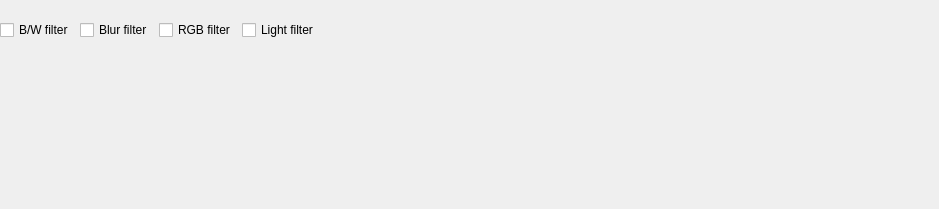
        <widget class="QWidget" name="scrollAreaWidgetContents_2">
         <property name="geometry">
          <rect>
           <x>0</x>
           <y>0</y>
           <width>939</width>
           <height>209</height>
          </rect>
         </property>
         <widget class="QWidget" name="horizontalLayoutWidget">
          <property name="geometry">
           <rect>
            <x>0</x>
            <y>0</y>
            <width>911</width>
            <height>191</height>
           </rect>
          </property>
          <layout class="QHBoxLayout" name="horizontalLayout">
           <property name="sizeConstraint">
            <enum>QLayout::SetFixedSize</enum>
           </property>
           <item>
            <layout class="QVBoxLayout" name="verticalLayout">
             <item>
              <widget class="QLabel" name="label_3">
               <property name="text">
                <string/>
               </property>
               <property name="pixmap">
                <pixmap resource="filter_artefact_icons.qrc">:/Filter_icons/Picture/Filter_icons/bw_filter.png</pixmap>
               </property>
               <property name="scaledContents">
                <bool>true</bool>
               </property>
              </widget>
             </item>
             <item>
              <widget class="QCheckBox" name="checkBox">
               <property name="text">
                <string>B/W filter</string>
               </property>
              </widget>
             </item>
            </layout>
           </item>
           <item>
            <layout class="QVBoxLayout" name="verticalLayout_4">
             <item>
              <widget class="QLabel" name="label_6">
               <property name="text">
                <string/>
               </property>
               <property name="pixmap">
                <pixmap resource="filter_artefact_icons.qrc">:/Filter_icons/Picture/Filter_icons/blur_filter.png</pixmap>
               </property>
               <property name="scaledContents">
                <bool>true</bool>
               </property>
              </widget>
             </item>
             <item>
              <widget class="QCheckBox" name="checkBox_2">
               <property name="text">
                <string>Blur filter</string>
               </property>
              </widget>
             </item>
            </layout>
           </item>
           <item>
            <layout class="QVBoxLayout" name="verticalLayout_5">
             <item>
              <widget class="QLabel" name="label_9">
               <property name="text">
                <string/>
               </property>
               <property name="pixmap">
                <pixmap resource="filter_artefact_icons.qrc">:/Filter_icons/Picture/Filter_icons/rgb_filter_example.png</pixmap>
               </property>
               <property name="scaledContents">
                <bool>true</bool>
               </property>
              </widget>
             </item>
             <item>
              <widget class="QCheckBox" name="checkBox_3">
               <property name="text">
                <string>RGB filter</string>
               </property>
              </widget>
             </item>
            </layout>
           </item>
           <item>
            <layout class="QVBoxLayout" name="verticalLayout_7">
             <item>
              <widget class="QLabel" name="label_19">
               <property name="text">
                <string/>
               </property>
               <property name="pixmap">
                <pixmap resource="filter_artefact_icons.qrc">:/Filter_icons/Picture/Filter_icons/light_filter.png</pixmap>
               </property>
               <property name="scaledContents">
                <bool>true</bool>
               </property>
              </widget>
             </item>
             <item>
              <widget class="QCheckBox" name="checkBox_7">
               <property name="text">
                <string>Light filter</string>
               </property>
              </widget>
             </item>
            </layout>
           </item>
           <item>
            <spacer name="horizontalSpacer_4">
             <property name="orientation">
              <enum>Qt::Horizontal</enum>
             </property>
             <property name="sizeHint" stdset="0">
              <size>
               <width>40</width>
               <height>20</height>
              </size>
             </property>
            </spacer>
           </item>
          </layout>
         </widget>
        </widget>
